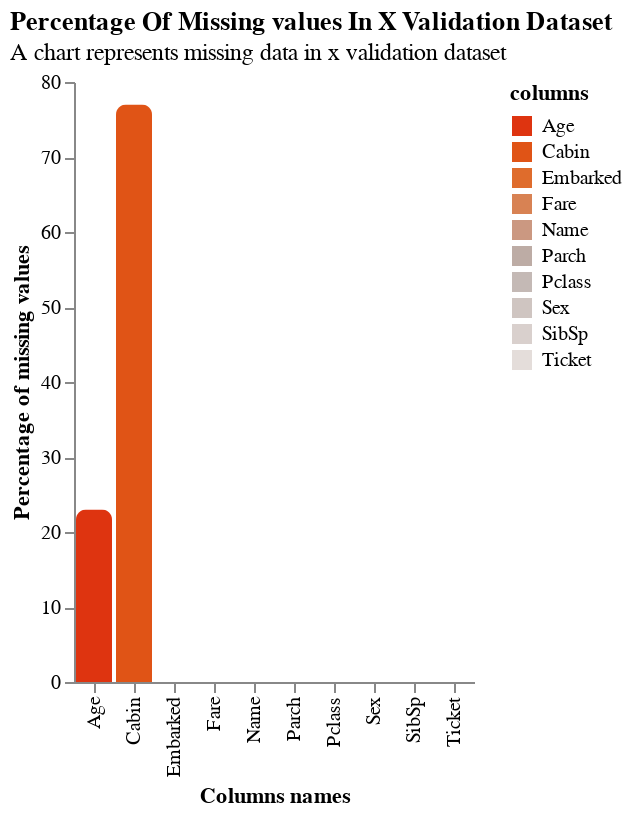

Notebook code for this chart:
### Code cell
plot_nan(
    valid_x,
    name='x validation dataset',
    only_nan=False,
    use_percent=True
)

### Figure 1 — Vega-Lite specification as saved in the notebook (floating-point values rounded to 4 significant figures)
{"$schema": "https://vega.github.io/schema/vega-lite/v5.20.1.json", "config": {"axis": {"grid": false}, "view": {"continuousHeight": 300, "continuousWidth": 300, "stroke": null}}, "data": {"name": "data-d2b6f376c9fd1482da1d87107c72ab57"}, "datasets": {"data-d2b6f376c9fd1482da1d87107c72ab57": [{"columns": "Pclass", "percent_nan": 0, "total_nan": 0}, {"columns": "Name", "percent_nan": 0, "total_nan": 0}, {"columns": "Sex", "percent_nan": 0, "total_nan": 0}, {"columns": "Age", "percent_nan": 23, "total_nan": 52}, {"columns": "SibSp", "percent_nan": 0, "total_nan": 0}, {"columns": "Parch", "percent_nan": 0, "total_nan": 0}, {"columns": "Ticket", "percent_nan": 0, "total_nan": 0}, {"columns": "Fare", "percent_nan": 0, "total_nan": 0}, {"columns": "Cabin", "percent_nan": 77, "total_nan": 172}, {"columns": "Embarked", "percent_nan": 0, "total_nan": 1}]}, "encoding": {"color": {"field": "columns", "legend": {"orient": "right"}, "scale": {"reverse": true, "scheme": "lightgreyred"}, "type": "nominal"}, "text": {"field": "columns", "type": "nominal"}, "tooltip": [{"field": "columns", "type": "nominal"}, {"field": "total_nan", "type": "quantitative"}, {"field": "percent_nan", "type": "quantitative"}], "x": {"field": "columns", "title": "Columns names", "type": "nominal"}, "y": {"field": "percent_nan", "title": "Percentage of missing values", "type": "quantitative"}}, "mark": {"cornerRadiusTopLeft": 5, "cornerRadiusTopRight": 5, "type": "bar"}, "title": {"anchor": "start", "subtitle": "A chart represents missing data in x validation dataset", "text": "Percentage Of Missing values In X Validation Dataset"}}
